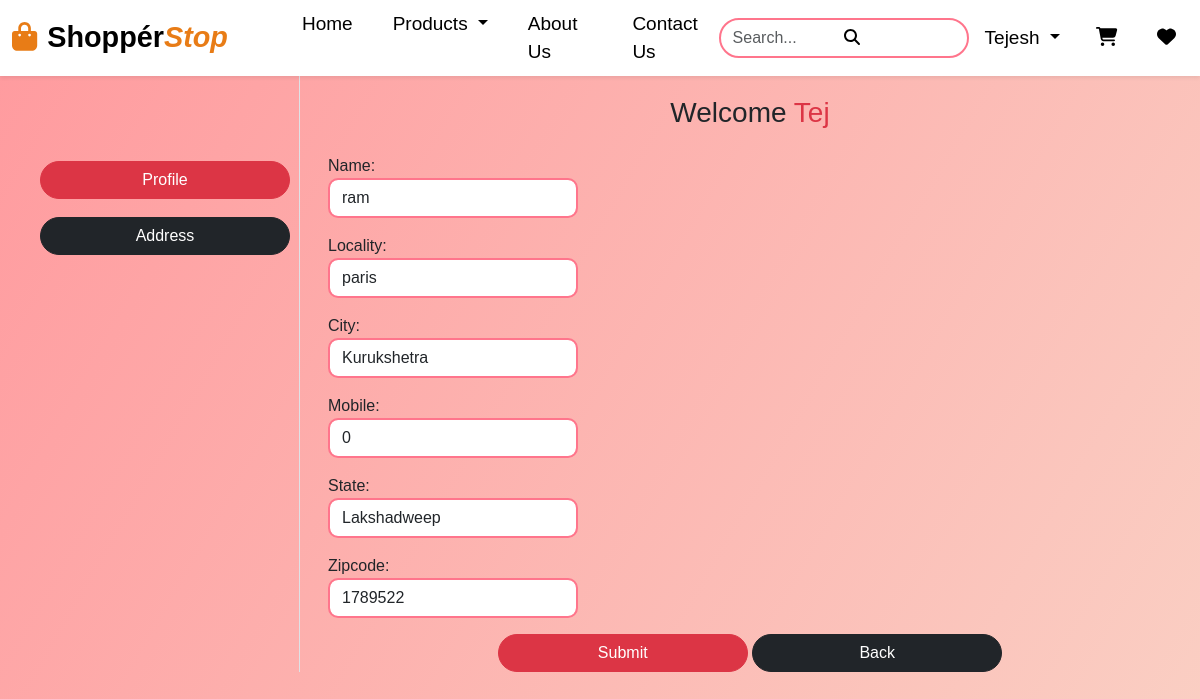
Screenshot of /updateAddress/3 (signed in) with the database file from the repository.
### app/models.py (models this page shows, shortened)
class Customer(models.Model):
    user = models.ForeignKey(User,on_delete=models.CASCADE)
    name = models.CharField(max_length=200)
    locality = models.CharField(max_length=200)
    city = models.CharField(max_length=50)
    mobile = models.IntegerField(default=0)
    zipcode = models.IntegerField()
    state = models.CharField(choices=STATE_CHOICES,max_length=100)

### app/views.py (the view, shortened to what this page needs)
# urls.py: path('updateAddress/<int:pk>', views.updateAddress.as_view(),name='updateAddress'),
@method_decorator(login_required,name="dispatch")
class updateAddress(View):
    def get(self, request,pk):
        add = Customer.objects.get(pk=pk)
        form = CustomerProfileForm(instance=add)
        totalitem = 0
        wishitem=0
        if request.user.is_authenticated:
            totalitem = len(Cart.objects.filter(user = request.user))
            wishitem = len(Wishlist.objects.filter(user = request.user))
        return render(request,"app/updateAddress.html",locals())

### app/forms.py
class CustomerProfileForm(forms.ModelForm):
    class Meta:
        model = Customer
        fields = ['name', 'locality', 'city','mobile', 'state', 'zipcode']
        widgets = {
            'name': forms.TextInput(attrs={'class': 'form-control'}),
            'locality': forms.TextInput(attrs={'class':'form-control'}),
            'city':forms.TextInput(attrs={'class': 'form-control'}),
            'mobile' : forms.NumberInput(attrs={'class': 'form-control'}),
            'state' : forms.Select(attrs={'class': 'form-control'}),
            'zipcode' : forms.NumberInput(attrs={'class': 'form-control'}),
        }

### app/templates/app/updateAddress.html (shortened to what this page needs)
{% extends 'app/base.html' %}
{% load static %}
{% block main-content %}
<div class="container-fluid">
    <div class="row">
        <div class="col-sm-3 border-end sidebar-menu">
            <a href="{% url 'profile' %}" class="btn btn-danger w-70">Profile</a>
            <a href="{% url 'address' %}" class="btn btn-dark w-70 mt-2">Address</a>
        </div>
        <div class="col-sm-9">
            <h3 class="mb-4 text-center" style="padding-top:20px;">Welcome <span class="text-capitalize text-danger">{{ request.user }}</span></h3>
            <form action="" method="post" id="addressForm" class="px-3">
                {% for fm in form %}
                    <div class="mb-3">
                        {{ fm.label_tag }}
                        {{ fm }}
                    </div>
                {% endfor %}
                <div class="col-12 mt-3 text-center">
                    <button type="submit" class="btn btn-danger" id="submitBtn">Submit</button>
                    <a href="{% url 'address' %}" class="btn btn-dark">Back</a>
                </div>
            </form>
        </div>
    </div>
</div>
{% endblock main-content %}

### app/templates/app/base.html (style rules this page uses)
.container-fluid { height: 60px; }
.form-control { width: 250px; transition: width 0.4s ease-in-out, box-shadow 0.3s ease-in-out; }

### app/templates/app/updateAddress.html (style rules this page uses)
body { background: linear-gradient(120deg, #ff9a9e, #fad0c4); min-height: 100vh; margin: 0; }
.btn { transition: all 0.3s ease-in-out; border-radius: 50px; width: 250px; }
.form-control { transition: 0.3s ease-in-out; border-radius: 10px; border: 2px solid #ff758c; }
.sidebar-menu { display: flex; flex-direction: column; gap: 10px; padding-top: 85px; padding-left: 40px; }

### rows the page displays
Customer: form "ram" "paris" "Kurukshetra" "0" "Lakshadweep" "1789522"

### other values shown
{{ request.user }} "Tej"
{{ fm.label_tag }} "Name:" "Locality:" "City:" "Mobile:" "State:" "Zipcode:"
